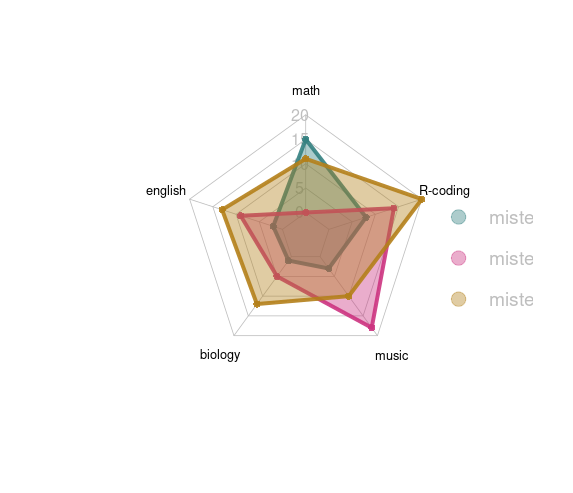

The script that drew this image:
# Library
library(fmsb)

# Create data: note in High school for several students
set.seed(99)
data <- as.data.frame(matrix( sample( 0:20 , 15 , replace=F) , ncol=5))
colnames(data) <- c("math" , "english" , "biology" , "music" , "R-coding" )
rownames(data) <- paste("mister" , letters[1:3] , sep="-")

# To use the fmsb package, I have to add 2 lines to the dataframe: the max and min of each variable to show on the plot!
data <- rbind(rep(20,5) , rep(0,5) , data)

# Color vector
colors_border=c( rgb(0.2,0.5,0.5,0.9), rgb(0.8,0.2,0.5,0.9) , rgb(0.7,0.5,0.1,0.9) )
colors_in=c( rgb(0.2,0.5,0.5,0.4), rgb(0.8,0.2,0.5,0.4) , rgb(0.7,0.5,0.1,0.4) )

# plot with default options:
radarchart( data  , axistype=1 , 
            #custom polygon
            pcol=colors_border , pfcol=colors_in , plwd=4 , plty=1,
            #custom the grid
            cglcol="grey", cglty=1, axislabcol="grey", caxislabels=seq(0,20,5), cglwd=0.8,
            #custom labels
            vlcex=0.8 
)

# Add a legend
legend(x=1, y=0.5, legend = rownames(data[-c(1,2),]), bty = "n", pch=20 , col=colors_in , text.col = "grey", cex=1.2, pt.cex=3)
